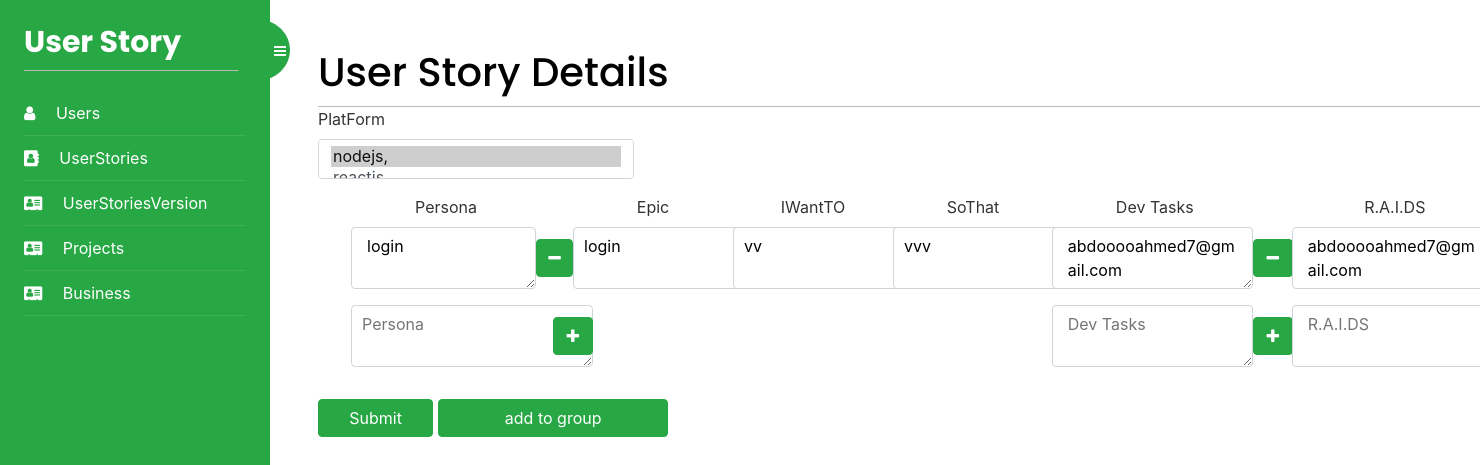
Screenshot of /UserStories/userStoryDetails/6 with the database file from the repository.
### UserStoryApp/models.py (models this page shows, shortened)
class Persona(models.Model):
    id = models.AutoField(primary_key=True)
    Name = models.TextField(blank=True)
    class Meta:
        db_table = "Persona"

class UserStory(models.Model):
    id = models.AutoField(primary_key=True)
    iWantTO = models.TextField(blank=True)
    soThat = models.TextField(blank=True)
    priority = models.TextField(blank=True)
    userStoriesVersion = models.ForeignKey(
        UserStoryVersion, on_delete=models.CASCADE, blank=True, null=True)
    Persona = models.ManyToManyField(Persona)
    RAIDS = models.ManyToManyField(RAIDS)
    DevelopmentTask = models.ManyToManyField(DevelopmentTask)
    Estimates = models.ManyToManyField(Estimates)
    US_Group = models.ForeignKey(
        US_Group, on_delete=models.CASCADE, blank=True, null=True)
    Epic = models.ForeignKey(Epic, on_delete=models.CASCADE)
    class Meta:
        db_table = "UserStory"

class Epic(models.Model):
    id = models.AutoField(primary_key=True)
    versionName = models.TextField(blank=True)
    class Meta:
        db_table = "Epic"

class DevelopmentTask(models.Model):
    id = models.AutoField(primary_key=True)
    description = models.TextField(blank=True)
    class Meta:
        db_table = "DevelopmentTask"

class RAIDS(models.Model):
    id = models.AutoField(primary_key=True)
    description = models.TextField(blank=True)
    class Meta:
        db_table = "RAIDS"

### UserStories/views.py (the view)
# urls.py: path('userStoryDetails/<int:id>',
def userStoryDetails(request, id):
    platforms = Platform.objects.all()
    User = get_user_model()
    users = UserStory.objects.get(id=id)
    print()
    platformIds = [i.Platform.id for i in users.Estimates.all()]
    print(platformIds)
    return render(request, 'userStories/userStoryDetails.html', {'platforms': platforms, 'userStory': users, 'personaObjects': personaObjects, 'platformIds': platformIds, 'epicObjects': epicObjects})

### UserStories/templates/userStories/userStoryDetails.html (shortened to what this page needs)
{% extends "base.html" %}
{% block content %}
<div>
    <h1 class="m-auto">User Story Details</h1>
</div>
<form>
    <div class="row" style="width:100% ;">
        <div class="col-3">
            <div class="form-group">
                <label for="exampleInputEmail1" style="display: block;width: 100%;">PlatForm</label>
                <select id="example-getting-started4" name="platforms" style="width: 100%;"
                    class="form-control form-select platform" multiple="multiple">
                    {% for p in platforms %}
                    {% if p.id in platformIds %}
                    <option value="{{p.id}}" selected>{{p.name}},</option>
                    {% else %}
                    <option value="{{p.id}}">{{p.name}},</option>
                    {% endif %}
                    {% endfor %}
                </select>
            </div>
        </div>
    </div>
    <div class="container-fluid testimonial-group">
    <div class="row no-gutters text-center flex-nowrap" id="UserStory">
        <div class="form-group pl-5" style="height: 100%;min-width: 15rem;">
            <div style="width:100% ;" class="row">
                <div class="form-group col-10 mb-0">
                    <label for="exampleInputEmail1">Persona</label>
                </div>
            </div>
            <div class="PersonDiv">
                {% for Persona in userStory.Persona.all %}
                <div style="width:100% ;" class="row">
                    <div class="form-group row">
                        <textarea type="text" class="form-control1 col-10" id="exampleInputEmail1"
                            aria-describedby="emailHelp" placeholder="Persona" style="max-height: 20rem !important;background-color: #fff;border: 1px solid #ced4da;border-radius: .25rem;">{{Persona.Name}}</textarea>
                            <i class="col-2 m-auto btn btn-success fa fa-minus AddRaids"
                                style="display: flex;justify-content: center;align-items: center;"></i>
                    </div>
                </div>
                {% endfor %}
            </div>
            <div style="width:100% ;" class="row">
                <div class="form-group row">
                    <div class="col-10 m-0 p-0">
                        <textarea type="text" name="Persona" list="personList" style="max-height: 20rem !important;background-color: #fff;border: 1px solid #ced4da;border-radius: .25rem;"
                            class="form-control1 Persona" id="myInput" aria-describedby="emailHelp" placeholder="Persona"></textarea>
                    </div>
                    <i class="col-2 m-auto btn btn-success fa fa-plus AddPersona"
                        style="display: flex;justify-content: center;align-items: center;"></i>
                </div>
            </div>
        </div>
        <div class="form-group m-0" style="margin: 0;min-width: 10rem;">
            <label for="exampleInputEmail1">Epic</label>
            <textarea type="text" list="encodings" name="Epic" class="form-control1 input" id="epicInput"
                aria-describedby="emailHelp" placeholder="Epic" style="max-height: 20rem !important;background-color: #fff;border: 1px solid #ced4da;border-radius: .25rem;">{{userStory.Epic.versionName}}</textarea>
        </div>
        <div class="form-group" style="min-width: 10rem;">
            <label for="exampleInputEmail1">IWantTO</label>
            <textarea type="text" name="IWantTO" class="form-control1" id="exampleInputEmail1" aria-describedby="emailHelp"
                placeholder="IWantTO" style="max-height: 20rem !important;background-color: #fff;border: 1px solid #ced4da;border-radius: .25rem;">{{userStory.iWantTO}}</textarea>
        </div>
        <div class="form-group" style="min-width: 10rem;">
            <label for="exampleInputEmail1">SoThat</label>
            <textarea type="text" name="SoThat" class="form-control1" id="exampleInputEmail1" aria-describedby="emailHelp"
                placeholder="SoThat" style="max-height: 20rem !important;background-color: #fff;border: 1px solid #ced4da;border-radius: .25rem;">{{userStory.soThat}}</textarea>
        </div>
        <div class="form-group" style="padding-left: 1.8rem;min-width: 15rem;">
            <div style="width:100% ;" class="row">
                <div class="form-group col-10 mb-0">
                    <label for="exampleInputEmail1">Dev Tasks</label>
                </div>
            </div>
            <div class="DKDiv">
                {% for DevelopmentTask in userStory.DevelopmentTask.all %}
                <div style="width:100% ;" class="row">
                    <div class="form-group row">
                        <textarea type="text" class="form-control1 col-10" id="exampleInputEmail1"
                            aria-describedby="emailHelp" placeholder="R.A.I.DS" style="max-height: 20rem !important;background-color: #fff;border: 1px solid #ced4da;border-radius: .25rem;">{{DevelopmentTask.description}}</textarea>
                        <i class="col-2 m-auto btn btn-success fa fa-minus AddRaids"
                            style="display: flex;justify-content: center;align-items: center;"></i>
                    </div>
                </div>
                {% endfor %}
            </div>
            <div style="width:100% ;" class="row">
                <div class="form-group row">
                    <textarea type="text" class="form-control1 Dev col-10" name="Dev" id="exampleInputEmail1"
                        aria-describedby="emailHelp" placeholder="Dev Tasks" style="max-height: 20rem !important;background-color: #fff;border: 1px solid #ced4da;border-radius: .25rem;"></textarea>
                    <i class="col-2 m-auto btn btn-success fa fa-plus AddDev"
                        style="display: flex;justify-content: center;align-items: center;"></i>
                </div>
            </div>
        </div>
        <div class="form-group" style="padding-left: 1.8rem;min-width: 15rem;">
            <div style="width:100% ;" class="row">
                <div class="form-group col-10 mb-0">
                    <label for="exampleInputEmail1">R.A.I.DS</label>
                </div>
            </div>
            <div class="RAIDSDiv">
                {% for RAIDS in userStory.RAIDS.all %}
                <div style="width:100% ;" class="row">
                    <div class="form-group row">
                        <textarea type="text" class="form-control1 col-10" id="exampleInputEmail1"
                            aria-describedby="emailHelp" placeholder="R.A.I.DS" style="max-height: 20rem !important;background-color: #fff;border: 1px solid #ced4da;border-radius: .25rem;">{{RAIDS.description}}</textarea>
                    </div>
                </div>
                {% endfor %}
            </div>
            <div style="width:100% ;" class="row">
                <div class="form-group row">
                    <textarea type="text" class="form-control1 Raids col-10" name="RAIDS" id="exampleInputEmail1"
                        aria-describedby="emailHelp" placeholder="R.A.I.DS" style="max-height: 20rem !important;background-color: #fff;border: 1px solid #ced4da;border-radius: .25rem;"></textarea>
                </div>
            </div>
        </div>
    </div>
    </div>
    <div>
        <button type="submit" class="col-1 btn btn-success ">Submit</button>
        <button type="button" class="col-2 btn btn-success" data-toggle="modal" data-target="#modalLoginForm">add to
            group</button>
    </div>
</form>
{% endblock %}

### account/static/css/base.css (style rules this page uses)
body { margin:0; padding:0; font-family:helvetica, sans-serif; }
h1, h2, h3, h4, h5 , h6 { font-family: 'Muli', sans-serif; font-weight:normal; }
h1 { border-bottom:1px solid #bbb; padding:0 0 10px 0; margin:10px 0 20px 0; }
form { overflow:auto; }
label { float:left; clear:both; color:#333; margin-bottom:4px; }
input, textarea { clear:both; float:left; margin:0 0 10px; background:#efefef; border:0; padding:6px 10px; font-size:14px; }

### Users/templates/base.html (style rules this page uses)
.testimonial-group > .row { overflow-x: auto; white-space: nowrap; }
label { display: block; width: 100%; }

### rows the page displays
Persona: Name "login"
UserStory: Epic "login", IWantTO "vv", SoThat "vvv"
DevelopmentTask: description "abdooooahmed7@gmail.com"
RAIDS: description "abdooooahmed7@gmail.com"

### other values shown
form field platforms "nodejs, ☑"
